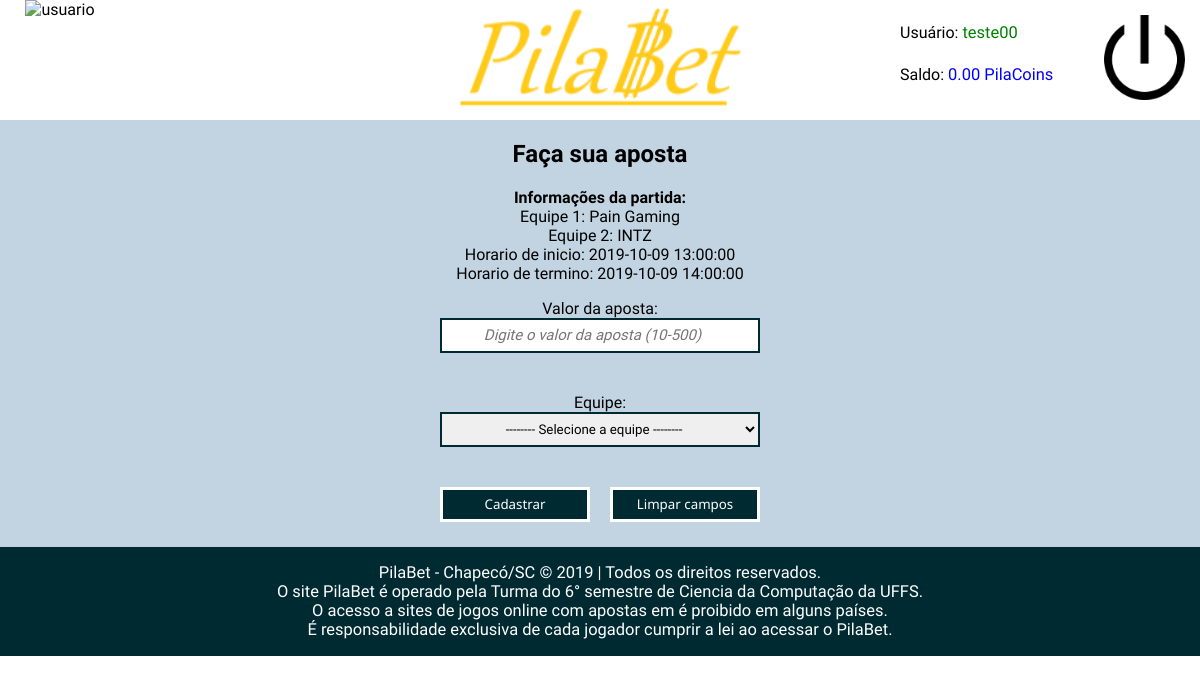
/cadastro_aposta.php?partida=1 (signed in), run on the app's committed database.
### tables this page shows
CREATE TABLE equipes (
    id_equipe INTEGER auto_increment,
    nome varchar(100) not null,
    id_game INTEGER not null,
    sigla varchar(3) not null,
	constraint equipes primary key(id_equipe),
    constraint fk_equipes_games foreign key (id_game) references games(id_game)
);

CREATE TABLE partidas (
    id_partida INTEGER auto_increment,
    horario_inicio timestamp not null,
    horario_termino timestamp not null,
    id_equipe1 INTEGER not null,
    id_equipe2 INTEGER not null,
    pontos_equipe1 INTEGER,
    pontos_equipe2 INTEGER,
    data_cadastro timestamp not null,
    id_camp INTEGER not null,
	constraint partidas primary key(id_partida)
);

### cadastro_aposta.php (the view, shortened to what this page needs)
<?php
include "includes/conexao.php";
include "includes/header.php";
$id_partida = isset($_GET['partida']) ? $_GET['partida'] : '';
$erros = array();
?>
<main>
	<div class="col-10">
		<?php
		if(!(isset($_POST['cadastrar'])) || (isset($erros) && count($erros))){
		?>
		<form action="cadastro_aposta.php" method="POST" id="form-contato">
			<div class="aposta">
				<h2>Faça sua aposta</h2>
				<?php
				$statement = $conexao->prepare("select id_camp,id_partida,id_equipe1,id_equipe2,horario_inicio,horario_termino from partidas WHERE id_partida = $id_partida");
				$statement->execute();
				$res = $statement->get_result();
				$res = $res->fetch_assoc();
				$equipe1 = $res['id_equipe1'];
				$sql = " select * from equipes WHERE id_equipe = $equipe1";
				$equipe1 = mysqli_query($conexao, $sql);
				$equipe1 = mysqli_fetch_array($equipe1);
				$equipe2 = $res['id_equipe2'];
				$sql = " select * from equipes WHERE id_equipe = $equipe2";
				$equipe2 = mysqli_query($conexao, $sql);
				$equipe2 = mysqli_fetch_array($equipe2);
				?>
				<p><b>Informações da partida:</b><br>
				<?php
				echo 'Equipe 1: '.$equipe1['nome'].'<br>Equipe 2: '.$equipe2['nome'].'<br>Horario de inicio: '.$res['horario_inicio'].'<br>Horario de termino: '.$res['horario_termino'];
				?>
				<br></p>
				<div class="form-item">
					<label for="valor" class="label-alinhado">Valor da aposta:</label>
					<input type="number" min="10" max="500" name="valor" placeholder="Digite o valor da aposta (10-500)" value="<?=isset($valor) ? $valor : '';?>">
					<span class="msg-erro" id="msg-aposta_camp"><?=@$erros['aposta'];?></span>
				</div>
				<div class="form-item">
					<label for="id_equipe" class="label-alinhado">Equipe:<br>
					<select name="id_equipe">
						<option value="">-------- Selecione a equipe --------</option>
					</select>
					</label>
					<span class="msg-erro" id="msg-id_equipe"><?=@$erros['id_equipe'];?></span>
				</div>
				<div class="botao">
					<div class="form-item">
						<input type="submit" id="botao" value="Cadastrar" name="cadastrar">
					</div>
				</div>
				<div class="botao1">
					<div class="form-item">
						<input type="reset" value="Limpar campos" name="resetar">
					</div>
				</div>
			</div>
		</form>
		<?php
		}else{
			echo "<p>Aposta <strong>realizada</strong> com sucesso! <a href='index.php'>Clique para voltar a tela inicial</a></p>";
		}
		?>
	</div>
</main>
<?php
include "includes/footer.php";
?>

### css/header.css (style rules this page uses)
* { box-sizing: border-box; font-family: 'Scada', sans-serif; }
body { padding: 0; margin: 0; }
.footer, .usuario-class, .logo-class, .login-class, .col-10, .botao, .botao1, .index, .asides_pfinalizadas, .asides_maisapost, .sections { float: left; }
.footer, .col-10, .botao, .index { clear: left; }
.col-10 { background-color: #c2d4e2; width: 100%; color: black; clear: left; width: 100%; display: flex; text-align: center; justify-content: center; }
.col-10 ::placeholder { font-style: italic; font-size: 15px; }
.form-item { text-align: center; }
.form-item input { text-align: center; }
.msg-erro { font-family: 'Scada', sans-serif; color: red; font-size: 0.8em; font-weight: bold; font-style: italic; text-align: center; width: 100%; height: 20px; display: block; margin-bottom: 20px; }
.label-alinhado { display: block; text-align: center; }
input, option, select { text-align-last: center; border: 2px solid #002a32; padding: 3px; color: black; height: 35px; width: 320px; font-family: 'Scada', sans-serif; }
input[type="submit"], input[type="reset"] { background-color: #002a32; color: white; padding: 3px 20px; border: 3px solid white; height: 35px; width: 150px; font-family: 'Noto Sans', sans-serif; }
.botao, .botao1 { width: 50%; display: flex; margin-bottom: 25px; }
.botao1 { padding-left: 10px; }

### data on the page
equipes: nome "Pain Gaming"
equipes: nome "INTZ"
partidas: horario_inicio "2019-10-09 13:00:00", horario_termino "2019-10-09 14:00:00"

### other printed values
$_SESSION["nome"] "teste00"
$_SESSION["saldo"] "0.00"
